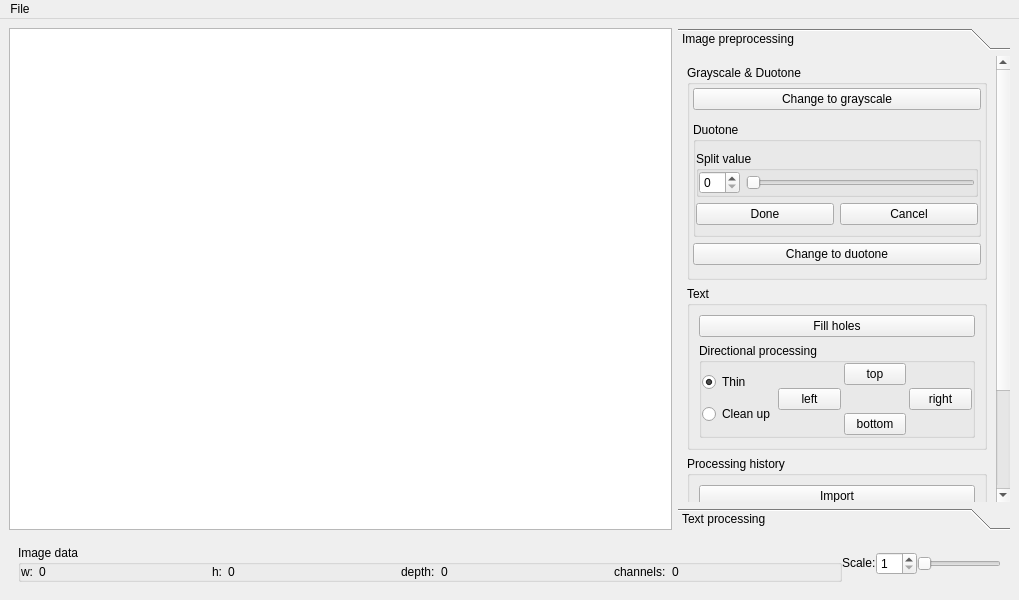
<?xml version="1.0" encoding="UTF-8"?>
<ui version="4.0">
 <class>MainWindow</class>
 <widget class="QMainWindow" name="MainWindow">
  <property name="geometry">
   <rect>
    <x>0</x>
    <y>0</y>
    <width>1019</width>
    <height>600</height>
   </rect>
  </property>
  <property name="sizePolicy">
   <sizepolicy hsizetype="Preferred" vsizetype="Preferred">
    <horstretch>2</horstretch>
    <verstretch>0</verstretch>
   </sizepolicy>
  </property>
  <property name="windowTitle">
   <string>MainWindow</string>
  </property>
  <widget class="QWidget" name="centralwidget">
   <property name="sizePolicy">
    <sizepolicy hsizetype="Preferred" vsizetype="Preferred">
     <horstretch>2</horstretch>
     <verstretch>2</verstretch>
    </sizepolicy>
   </property>
   <layout class="QHBoxLayout" name="horizontalLayout">
    <item>
     <layout class="QVBoxLayout" name="verticalLayout">
      <item>
       <layout class="QHBoxLayout" name="horizontalLayout_3">
        <item>
         <widget class="QGraphicsView" name="image_box">
          <property name="sizePolicy">
           <sizepolicy hsizetype="Expanding" vsizetype="Expanding">
            <horstretch>2</horstretch>
            <verstretch>0</verstretch>
           </sizepolicy>
          </property>
          <property name="acceptDrops">
           <bool>false</bool>
          </property>
          <property name="sizeAdjustPolicy">
           <enum>QAbstractScrollArea::AdjustToContents</enum>
          </property>
          <property name="cacheMode">
           <set>QGraphicsView::CacheBackground</set>
          </property>
          <property name="resizeAnchor">
           <enum>QGraphicsView::AnchorViewCenter</enum>
          </property>
          <property name="viewportUpdateMode">
           <enum>QGraphicsView::FullViewportUpdate</enum>
          </property>
         </widget>
        </item>
        <item>
         <widget class="QToolBox" name="tools_tabs">
          <property name="enabled">
           <bool>true</bool>
          </property>
          <property name="sizePolicy">
           <sizepolicy hsizetype="MinimumExpanding" vsizetype="Expanding">
            <horstretch>1</horstretch>
            <verstretch>0</verstretch>
           </sizepolicy>
          </property>
          <property name="currentIndex">
           <number>0</number>
          </property>
          <widget class="QWidget" name="tab_image_preprocessing">
           <property name="enabled">
            <bool>true</bool>
           </property>
           <property name="geometry">
            <rect>
             <x>0</x>
             <y>0</y>
             <width>316</width>
             <height>617</height>
            </rect>
           </property>
           <property name="sizePolicy">
            <sizepolicy hsizetype="Expanding" vsizetype="Expanding">
             <horstretch>0</horstretch>
             <verstretch>0</verstretch>
            </sizepolicy>
           </property>
           <attribute name="label">
            <string>Image preprocessing</string>
           </attribute>
           <layout class="QVBoxLayout" name="verticalLayout_preprocessing" stretch="0,0,0,10">
            <item>
             <widget class="QGroupBox" name="groupBox_grayscale">
              <property name="title">
               <string>Grayscale &amp;&amp; Duotone</string>
              </property>
              <layout class="QVBoxLayout" name="verticalLayout_2">
               <property name="spacing">
                <number>3</number>
               </property>
               <property name="leftMargin">
                <number>3</number>
               </property>
               <property name="topMargin">
                <number>3</number>
               </property>
               <property name="rightMargin">
                <number>3</number>
               </property>
               <property name="bottomMargin">
                <number>3</number>
               </property>
               <item>
                <widget class="QPushButton" name="button_grayscale">
                 <property name="text">
                  <string>Change to grayscale</string>
                 </property>
                </widget>
               </item>
               <item>
                <widget class="QWidget" name="widget_duotone" native="true">
                 <property name="sizePolicy">
                  <sizepolicy hsizetype="Preferred" vsizetype="Maximum">
                   <horstretch>0</horstretch>
                   <verstretch>0</verstretch>
                  </sizepolicy>
                 </property>
                 <layout class="QVBoxLayout" name="verticalLayout_3">
                  <property name="leftMargin">
                   <number>0</number>
                  </property>
                  <property name="topMargin">
                   <number>9</number>
                  </property>
                  <property name="rightMargin">
                   <number>0</number>
                  </property>
                  <property name="bottomMargin">
                   <number>9</number>
                  </property>
                  <item>
                   <widget class="QGroupBox" name="groupBox_duotone_preview">
                    <property name="title">
                     <string>Duotone</string>
                    </property>
                    <layout class="QVBoxLayout" name="verticalLayout_4">
                     <property name="leftMargin">
                      <number>0</number>
                     </property>
                     <property name="rightMargin">
                      <number>0</number>
                     </property>
                     <item>
                      <widget class="QGroupBox" name="horizontalGroupBox_2">
                       <property name="title">
                        <string>Split value</string>
                       </property>
                       <layout class="QHBoxLayout" name="horizontalLayout_5">
                        <property name="leftMargin">
                         <number>0</number>
                        </property>
                        <property name="topMargin">
                         <number>0</number>
                        </property>
                        <property name="rightMargin">
                         <number>0</number>
                        </property>
                        <property name="bottomMargin">
                         <number>0</number>
                        </property>
                        <item>
                         <widget class="QSpinBox" name="spinBox_duotone"/>
                        </item>
                        <item>
                         <widget class="QSlider" name="slider_duotone">
                          <property name="maximum">
                           <number>255</number>
                          </property>
                          <property name="orientation">
                           <enum>Qt::Horizontal</enum>
                          </property>
                         </widget>
                        </item>
                       </layout>
                      </widget>
                     </item>
                     <item>
                      <layout class="QHBoxLayout" name="horizontalLayout_6">
                       <item>
                        <widget class="QPushButton" name="button_duotone_done">
                         <property name="text">
                          <string>Done</string>
                         </property>
                        </widget>
                       </item>
                       <item>
                        <widget class="QPushButton" name="button_duotone_cancel">
                         <property name="text">
                          <string>Cancel</string>
                         </property>
                        </widget>
                       </item>
                      </layout>
                     </item>
                    </layout>
                   </widget>
                  </item>
                  <item>
                   <widget class="QPushButton" name="button_duotone_preview">
                    <property name="text">
                     <string>Change to duotone</string>
                    </property>
                   </widget>
                  </item>
                 </layout>
                </widget>
               </item>
              </layout>
             </widget>
            </item>
            <item>
             <widget class="QGroupBox" name="groupBox_preproc_text">
              <property name="title">
               <string>Text</string>
              </property>
              <layout class="QVBoxLayout" name="verticalLayout_5">
               <item>
                <widget class="QPushButton" name="button_fill">
                 <property name="text">
                  <string>Fill holes</string>
                 </property>
                </widget>
               </item>
               <item>
                <widget class="QGroupBox" name="groupBox_directional_edit">
                 <property name="title">
                  <string>Directional processing</string>
                 </property>
                 <layout class="QHBoxLayout" name="horizontalLayout_4" stretch="0,0">
                  <property name="spacing">
                   <number>3</number>
                  </property>
                  <property name="leftMargin">
                   <number>0</number>
                  </property>
                  <property name="topMargin">
                   <number>0</number>
                  </property>
                  <property name="rightMargin">
                   <number>0</number>
                  </property>
                  <property name="bottomMargin">
                   <number>0</number>
                  </property>
                  <item>
                   <layout class="QVBoxLayout" name="verticalLayout_6">
                    <item>
                     <widget class="QRadioButton" name="radioButton_thin">
                      <property name="text">
                       <string>Thin</string>
                      </property>
                      <property name="checked">
                       <bool>true</bool>
                      </property>
                     </widget>
                    </item>
                    <item>
                     <widget class="QRadioButton" name="radioButton_cleanup">
                      <property name="text">
                       <string>Clean up</string>
                      </property>
                     </widget>
                    </item>
                   </layout>
                  </item>
                  <item>
                   <layout class="QGridLayout" name="gridLayout" rowstretch="0,0,0,0" columnstretch="0,0,0">
                    <property name="sizeConstraint">
                     <enum>QLayout::SetFixedSize</enum>
                    </property>
                    <item row="3" column="1">
                     <widget class="QPushButton" name="button_thin_bottom">
                      <property name="sizePolicy">
                       <sizepolicy hsizetype="Ignored" vsizetype="Fixed">
                        <horstretch>2</horstretch>
                        <verstretch>1</verstretch>
                       </sizepolicy>
                      </property>
                      <property name="text">
                       <string>bottom</string>
                      </property>
                     </widget>
                    </item>
                    <item row="2" column="1">
                     <widget class="QWidget" name="widget_spacer_thin_buttons_1" native="true">
                      <property name="sizePolicy">
                       <sizepolicy hsizetype="Ignored" vsizetype="Preferred">
                        <horstretch>2</horstretch>
                        <verstretch>1</verstretch>
                       </sizepolicy>
                      </property>
                     </widget>
                    </item>
                    <item row="1" column="1">
                     <widget class="QPushButton" name="button_thin_top">
                      <property name="sizePolicy">
                       <sizepolicy hsizetype="Ignored" vsizetype="Fixed">
                        <horstretch>2</horstretch>
                        <verstretch>1</verstretch>
                       </sizepolicy>
                      </property>
                      <property name="text">
                       <string>top</string>
                      </property>
                     </widget>
                    </item>
                    <item row="1" column="0">
                     <widget class="QWidget" name="widget_spacer_thin_buttons_2" native="true">
                      <property name="sizePolicy">
                       <sizepolicy hsizetype="Ignored" vsizetype="Preferred">
                        <horstretch>2</horstretch>
                        <verstretch>1</verstretch>
                       </sizepolicy>
                      </property>
                     </widget>
                    </item>
                    <item row="1" column="2">
                     <widget class="QWidget" name="widget_spacer_thin_buttons_3" native="true">
                      <property name="sizePolicy">
                       <sizepolicy hsizetype="Ignored" vsizetype="Preferred">
                        <horstretch>2</horstretch>
                        <verstretch>1</verstretch>
                       </sizepolicy>
                      </property>
                     </widget>
                    </item>
                    <item row="2" column="0">
                     <widget class="QPushButton" name="button_thin_left">
                      <property name="sizePolicy">
                       <sizepolicy hsizetype="Ignored" vsizetype="Fixed">
                        <horstretch>2</horstretch>
                        <verstretch>1</verstretch>
                       </sizepolicy>
                      </property>
                      <property name="text">
                       <string>left</string>
                      </property>
                     </widget>
                    </item>
                    <item row="2" column="2">
                     <widget class="QPushButton" name="button_thin_right">
                      <property name="sizePolicy">
                       <sizepolicy hsizetype="Ignored" vsizetype="Fixed">
                        <horstretch>2</horstretch>
                        <verstretch>1</verstretch>
                       </sizepolicy>
                      </property>
                      <property name="text">
                       <string>right</string>
                      </property>
                     </widget>
                    </item>
                   </layout>
                  </item>
                 </layout>
                </widget>
               </item>
              </layout>
             </widget>
            </item>
            <item>
             <widget class="QGroupBox" name="groupBox_history">
              <property name="title">
               <string>Processing history</string>
              </property>
              <layout class="QVBoxLayout" name="verticalLayout_7">
               <item>
                <widget class="QPushButton" name="button_import_history">
                 <property name="text">
                  <string>Import</string>
                 </property>
                </widget>
               </item>
               <item>
                <widget class="QListView" name="listView">
                 <property name="editTriggers">
                  <set>QAbstractItemView::NoEditTriggers</set>
                 </property>
                 <property name="showDropIndicator" stdset="0">
                  <bool>false</bool>
                 </property>
                </widget>
               </item>
               <item>
                <widget class="QPushButton" name="button_export_history">
                 <property name="text">
                  <string>Export</string>
                 </property>
                </widget>
               </item>
              </layout>
             </widget>
            </item>
            <item>
             <widget class="QWidget" name="widget_spacer_preprocessing" native="true"/>
            </item>
           </layout>
          </widget>
          <widget class="QWidget" name="tab_text_processing">
           <property name="geometry">
            <rect>
             <x>0</x>
             <y>0</y>
             <width>330</width>
             <height>433</height>
            </rect>
           </property>
           <attribute name="label">
            <string>Text processing</string>
           </attribute>
           <layout class="QVBoxLayout" name="verticalLayout_8" stretch="0,0,10">
            <item>
             <widget class="QPushButton" name="button_trace_letters">
              <property name="text">
               <string>Trace letters</string>
              </property>
             </widget>
            </item>
            <item>
             <widget class="QGroupBox" name="groupBox_letter">
              <property name="title">
               <string>Letters</string>
              </property>
              <layout class="QVBoxLayout" name="verticalLayout_9">
               <property name="leftMargin">
                <number>0</number>
               </property>
               <property name="topMargin">
                <number>0</number>
               </property>
               <property name="rightMargin">
                <number>0</number>
               </property>
               <property name="bottomMargin">
                <number>0</number>
               </property>
               <item>
                <widget class="QGroupBox" name="groupBox_letter_metrics">
                 <property name="sizePolicy">
                  <sizepolicy hsizetype="Preferred" vsizetype="Minimum">
                   <horstretch>0</horstretch>
                   <verstretch>0</verstretch>
                  </sizepolicy>
                 </property>
                 <property name="title">
                  <string>Metrics</string>
                 </property>
                 <layout class="QVBoxLayout" name="verticalLayout_10">
                  <item>
                   <layout class="QFormLayout" name="formLayout">
                    <property name="sizeConstraint">
                     <enum>QLayout::SetDefaultConstraint</enum>
                    </property>
                    <property name="fieldGrowthPolicy">
                     <enum>QFormLayout::AllNonFixedFieldsGrow</enum>
                    </property>
                    <property name="rowWrapPolicy">
                     <enum>QFormLayout::DontWrapRows</enum>
                    </property>
                    <item row="0" column="0">
                     <widget class="QLabel" name="label_hor_groups">
                      <property name="text">
                       <string>Horizontal groups</string>
                      </property>
                     </widget>
                    </item>
                    <item row="0" column="1">
                     <widget class="QLabel" name="label_hor_gr_num">
                      <property name="text">
                       <string>0</string>
                      </property>
                      <property name="textInteractionFlags">
                       <set>Qt::TextSelectableByKeyboard|Qt::TextSelectableByMouse</set>
                      </property>
                     </widget>
                    </item>
                    <item row="1" column="0">
                     <widget class="QLabel" name="label_vert_groups">
                      <property name="text">
                       <string>Vertiical groups</string>
                      </property>
                     </widget>
                    </item>
                    <item row="1" column="1">
                     <widget class="QLabel" name="label_vert_groups_num">
                      <property name="text">
                       <string>0</string>
                      </property>
                      <property name="textInteractionFlags">
                       <set>Qt::TextSelectableByKeyboard|Qt::TextSelectableByMouse</set>
                      </property>
                     </widget>
                    </item>
                   </layout>
                  </item>
                 </layout>
                </widget>
               </item>
              </layout>
             </widget>
            </item>
            <item>
             <widget class="QWidget" name="widget_spacer_processing" native="true"/>
            </item>
           </layout>
          </widget>
         </widget>
        </item>
       </layout>
      </item>
      <item>
       <widget class="QWidget" name="widget_img_info" native="true">
        <property name="enabled">
         <bool>true</bool>
        </property>
        <layout class="QHBoxLayout" name="layout_img_controls">
         <property name="spacing">
          <number>0</number>
         </property>
         <item>
          <widget class="QGroupBox" name="groupBox_image_data">
           <property name="sizePolicy">
            <sizepolicy hsizetype="Preferred" vsizetype="Minimum">
             <horstretch>8</horstretch>
             <verstretch>0</verstretch>
            </sizepolicy>
           </property>
           <property name="title">
            <string notr="true">Image data</string>
           </property>
           <property name="flat">
            <bool>true</bool>
           </property>
           <layout class="QHBoxLayout" name="horizontalLayout_2">
            <property name="spacing">
             <number>6</number>
            </property>
            <property name="leftMargin">
             <number>0</number>
            </property>
            <property name="topMargin">
             <number>0</number>
            </property>
            <property name="rightMargin">
             <number>0</number>
            </property>
            <property name="bottomMargin">
             <number>0</number>
            </property>
            <item>
             <widget class="QLabel" name="label_width">
              <property name="sizePolicy">
               <sizepolicy hsizetype="Fixed" vsizetype="Fixed">
                <horstretch>0</horstretch>
                <verstretch>0</verstretch>
               </sizepolicy>
              </property>
              <property name="text">
               <string>w:</string>
              </property>
             </widget>
            </item>
            <item>
             <widget class="QLabel" name="label_width_data">
              <property name="sizePolicy">
               <sizepolicy hsizetype="Preferred" vsizetype="Fixed">
                <horstretch>0</horstretch>
                <verstretch>0</verstretch>
               </sizepolicy>
              </property>
              <property name="text">
               <string>0</string>
              </property>
             </widget>
            </item>
            <item>
             <widget class="QLabel" name="label_height">
              <property name="sizePolicy">
               <sizepolicy hsizetype="Fixed" vsizetype="Fixed">
                <horstretch>0</horstretch>
                <verstretch>0</verstretch>
               </sizepolicy>
              </property>
              <property name="text">
               <string>h:</string>
              </property>
             </widget>
            </item>
            <item>
             <widget class="QLabel" name="label_height_data">
              <property name="sizePolicy">
               <sizepolicy hsizetype="Preferred" vsizetype="Fixed">
                <horstretch>0</horstretch>
                <verstretch>0</verstretch>
               </sizepolicy>
              </property>
              <property name="text">
               <string>0</string>
              </property>
             </widget>
            </item>
            <item>
             <widget class="QLabel" name="label_depth">
              <property name="sizePolicy">
               <sizepolicy hsizetype="Fixed" vsizetype="Fixed">
                <horstretch>0</horstretch>
                <verstretch>0</verstretch>
               </sizepolicy>
              </property>
              <property name="text">
               <string>depth:</string>
              </property>
             </widget>
            </item>
            <item>
             <widget class="QLabel" name="label_depth_data">
              <property name="sizePolicy">
               <sizepolicy hsizetype="Preferred" vsizetype="Fixed">
                <horstretch>0</horstretch>
                <verstretch>0</verstretch>
               </sizepolicy>
              </property>
              <property name="text">
               <string>0</string>
              </property>
             </widget>
            </item>
            <item>
             <widget class="QLabel" name="label_channels">
              <property name="sizePolicy">
               <sizepolicy hsizetype="Fixed" vsizetype="Fixed">
                <horstretch>0</horstretch>
                <verstretch>0</verstretch>
               </sizepolicy>
              </property>
              <property name="text">
               <string>channels:</string>
              </property>
             </widget>
            </item>
            <item>
             <widget class="QLabel" name="label_channels_data">
              <property name="sizePolicy">
               <sizepolicy hsizetype="Preferred" vsizetype="Fixed">
                <horstretch>0</horstretch>
                <verstretch>0</verstretch>
               </sizepolicy>
              </property>
              <property name="text">
               <string>0</string>
              </property>
             </widget>
            </item>
           </layout>
          </widget>
         </item>
         <item>
          <widget class="QLabel" name="label_scale">
           <property name="sizePolicy">
            <sizepolicy hsizetype="Preferred" vsizetype="Fixed">
             <horstretch>0</horstretch>
             <verstretch>0</verstretch>
            </sizepolicy>
           </property>
           <property name="text">
            <string>Scale:</string>
           </property>
          </widget>
         </item>
         <item>
          <widget class="QSpinBox" name="spinbox_scale">
           <property name="sizePolicy">
            <sizepolicy hsizetype="Minimum" vsizetype="Fixed">
             <horstretch>0</horstretch>
             <verstretch>0</verstretch>
            </sizepolicy>
           </property>
           <property name="minimum">
            <number>1</number>
           </property>
           <property name="maximum">
            <number>10</number>
           </property>
          </widget>
         </item>
         <item>
          <widget class="QSlider" name="slider_scale">
           <property name="sizePolicy">
            <sizepolicy hsizetype="Expanding" vsizetype="Fixed">
             <horstretch>0</horstretch>
             <verstretch>0</verstretch>
            </sizepolicy>
           </property>
           <property name="minimum">
            <number>1</number>
           </property>
           <property name="maximum">
            <number>10</number>
           </property>
           <property name="pageStep">
            <number>1</number>
           </property>
           <property name="orientation">
            <enum>Qt::Horizontal</enum>
           </property>
           <property name="invertedAppearance">
            <bool>false</bool>
           </property>
           <property name="tickPosition">
            <enum>QSlider::NoTicks</enum>
           </property>
           <property name="tickInterval">
            <number>0</number>
           </property>
          </widget>
         </item>
        </layout>
       </widget>
      </item>
     </layout>
    </item>
   </layout>
  </widget>
  <widget class="QMenuBar" name="menuBar">
   <property name="geometry">
    <rect>
     <x>0</x>
     <y>0</y>
     <width>1019</width>
     <height>21</height>
    </rect>
   </property>
   <widget class="QMenu" name="menuFile">
    <property name="title">
     <string>File</string>
    </property>
    <addaction name="actionOpen"/>
    <addaction name="separator"/>
    <addaction name="actionSave_as"/>
    <addaction name="actionSave"/>
    <addaction name="separator"/>
    <addaction name="actionExit"/>
   </widget>
   <addaction name="menuFile"/>
  </widget>
  <action name="actionOpen">
   <property name="text">
    <string>Open</string>
   </property>
  </action>
  <action name="actionSave_as">
   <property name="text">
    <string>Save as</string>
   </property>
  </action>
  <action name="actionSave">
   <property name="enabled">
    <bool>false</bool>
   </property>
   <property name="text">
    <string>Save</string>
   </property>
  </action>
  <action name="actionExit">
   <property name="text">
    <string>Exit</string>
   </property>
  </action>
 </widget>
 <resources/>
 <connections>
  <connection>
   <sender>actionExit</sender>
   <signal>triggered()</signal>
   <receiver>MainWindow</receiver>
   <slot>close()</slot>
   <hints>
    <hint type="sourcelabel">
     <x>-1</x>
     <y>-1</y>
    </hint>
    <hint type="destinationlabel">
     <x>399</x>
     <y>299</y>
    </hint>
   </hints>
  </connection>
 </connections>
</ui>
